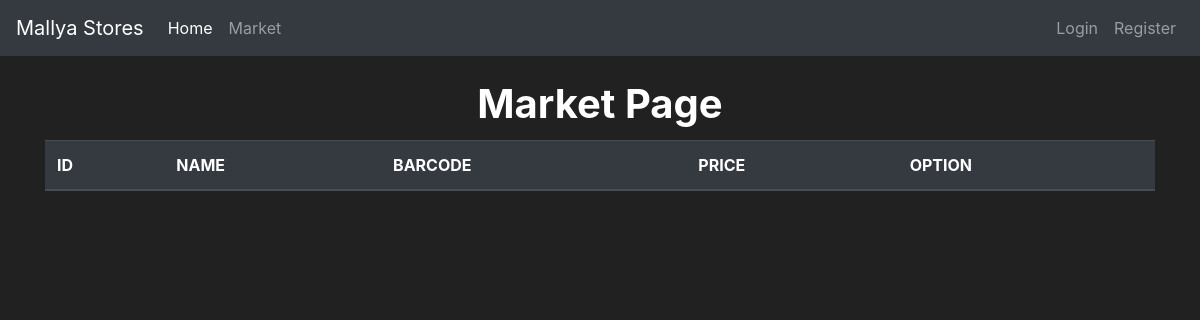
/market, run on an earlier commit of the app's database.
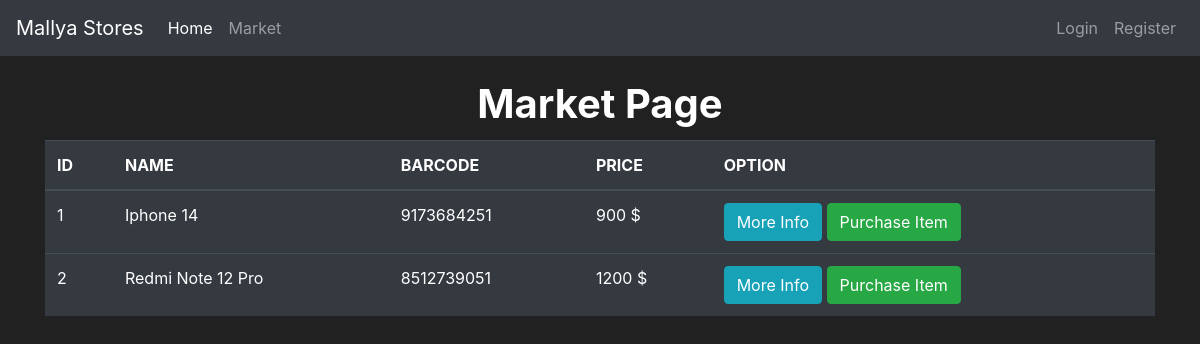
And on a later commit of the database.
### market/models.py (models this page shows, shortened)
class Item(db.Model):
    id = db.Column( db.Integer(),primary_key = True)
    name = db.Column(db.String(length=30), nullable=False, unique=True)
    price = db.Column(db.Integer(), nullable=False)
    barcode = db.Column(db.String(length=10), nullable=False, unique=True)
    description = db.Column(db.String(length=1024), nullable=False)
    owner = db.Column(db.Integer() , db.ForeignKey('user.id'))

### market/routes.py (the view)
@app.route('/market')
def market_page():
    items = Item.query.all()
    return render_template('market.html', items=items)

### market/templates/market.html (shortened to what this page needs)
{% extends 'base.html' %}
{% block content %}
<div class="container">
<h1 class="font-weight-bold  text-center pt-4 pb-1 ">Market Page</h1>
<table class="table table-hover table-dark table-responsive-md">
    <thead>
        <tr>
            <th scope="col">ID</th>
            <th scope="col">NAME</th>
            <th scope="col">BARCODE</th>
            <th scope="col">PRICE</th>
            <th scope="col">OPTION</th>
        </tr>
    </thead>
    <tbody>
        {% for i in items%}
        <tr>
                <td>{{i.id}}</td>
                <td>{{i.name}}</td>
                <td>{{i.barcode}}</td>
                <td>{{i.price}} $</td>
                <td><button class="btn btn-outline btn-info ">More Info</button>
                    <button class="btn btn-outline btn-success ">Purchase Item</button>
                </td>
            </tr>
        {%endfor%}
    </tbody>
</table>
{%endblock%}

### market/templates/base.html (shortened to what this page needs)
<!doctype html>
<html lang="en">
   <head>
      <link rel="stylesheet" href="https://cdn.jsdelivr.net/npm/bootstrap@4.5.3/dist/css/bootstrap.min.css">
   </head>
   <body>
      <nav class="navbar navbar-expand-md navbar-dark bg-dark">
        <a class="navbar-brand" href="#">Mallya Stores</a>
        <div class="collapse navbar-collapse" id="navbarNav">
          <ul class="navbar-nav mr-auto">
              <li class="nav-item active">
                  <a class="nav-link" href="{{url_for('home_page')}}">Home <span class="sr-only">(current)</span></a>
              </li>
              <li class="nav-item">
                  <a class="nav-link" href="{{url_for('market_page')}}">Market</a>
              </li>
          </ul>
          <ul class="navbar-nav">
              <li class="nav-item">
                  <a class="nav-link" href="{{url_for('login_page')}}">Login</a>
              </li>
              <li class="nav-item">
                  <a class="nav-link" href="#">Register</a>
              </li>
          </ul>
        </div>
      </nav>
      {%block content%}
      {%endblock%}
   </body>
</html>

### market/templates/base.html (style rules this page uses)
body { background-color: #212121; color: white }

What changed in the data, as far as the page shows it:
added Item: id "1", name "Iphone 14", barcode "9173684251", price "900"
added Item: id "2", name "Redmi Note 12 Pro", barcode "8512739051", price "1200"
